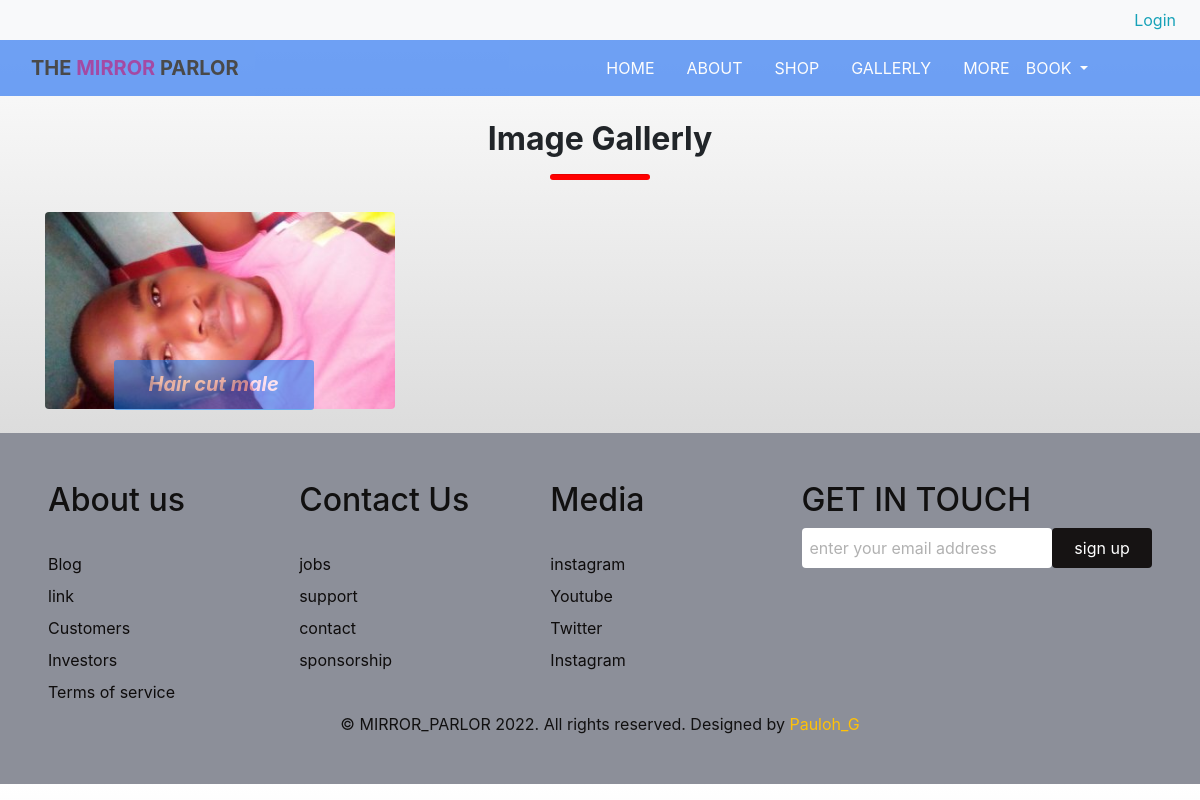
Screenshot of /pages/gallerly.php with the database file from the repository.
### tables this page shows
CREATE TABLE `gallerly` (
  `id` int(255) NOT NULL,
  `admin_id` int(255) NOT NULL,
  `gal_img` varchar(255) NOT NULL,
  `gal_description` varchar(255) NOT NULL
);

### app/controllers/gallerly.php (called while the page is built, shortened)
<?php
    include(ROOT_PATH . '/app/database/db.php');
    $table = 'gallerly';
    $gal_data = selectAll($table);

### app/database/db.php (called while the page is built, shortened)
<?php
    require('connect.php');
    function selectAll($table, $conditions = []){
        global $conn;
        $sql = "SELECT * FROM $table";
        if (empty($conditions)) {
            $stml = $conn->prepare($sql);
            $stml->execute();
            $records = $stml->get_result()->fetch_all(MYSQLI_ASSOC);
            return $records;
        }
    }

### pages/gallerly.php (the view, shortened to what this page needs)
<?php
include(ROOT_PATH . '/app/controllers/gallerly.php');
?>
<!DOCTYPE html>
<html lang="en">
<head>
    <link rel="stylesheet" href="https://cdnjs.cloudflare.com/ajax/libs/bootstrap/4.6.1/css/bootstrap.min.css" />
    <link rel="stylesheet" href="../assets/css/index.css">
</head>
<body>
        <?php include('../app/helpers/header.php'); ?>
        <div class="container">
            <h2 class="font-weight-bolder mt-4 mb-0" style="text-align:center">Image Gallerly</h2>
          <hr style="width: 100px; height: 5px; background-color: red; border-radius: 20px;" class="text-center">
            <div class="row py-3" >
                <?php foreach($gal_data as $gal): ?>
                <div class="col-sm-4 mb-2">
                    <div class="thumbnail">
                        <img class="bg-image hover-overlay ripple shadow-1-strong rounded"
                        data-mdb-ripple-color="light" src="<?php echo BASE_URL . '/assets/photos/' . $gal['gal_img'] ?>" alt="Lights" style="width:100%">
                        <div class="card-img-overlay overlay-yellow text-white d-flex justify-content-center align-items-end mb-2 pb-0 bg-primary text-center" style="opacity: 0.5; width: 200px; height: 50px; left: 22%; top: 75%;">
                            <p style="font-weight: bold; line-height: 20px; font-style: italic; font-size: 20px;"><?php echo $gal['gal_description'] ?></p>
                        </div>
                    </div>
                </div>
                <?php endforeach; ?>
            </div>
        </div>
        <?php include("../app/helpers/footer.php"); ?>

### assets/css/index.css (style rules this page uses)
.text-center { left: 50%; top: 50%; transform: translate-y(-50%, -50%); }
.row img { transition: all 0.5s ease; }

### pages/gallerly.php (style rules this page uses)
body { background: linear-gradient(to bottom, white, rgb(192,192,192)); }

### rows the page displays
gallerly: gal_img (picture), gal_description "Hair cut male"
